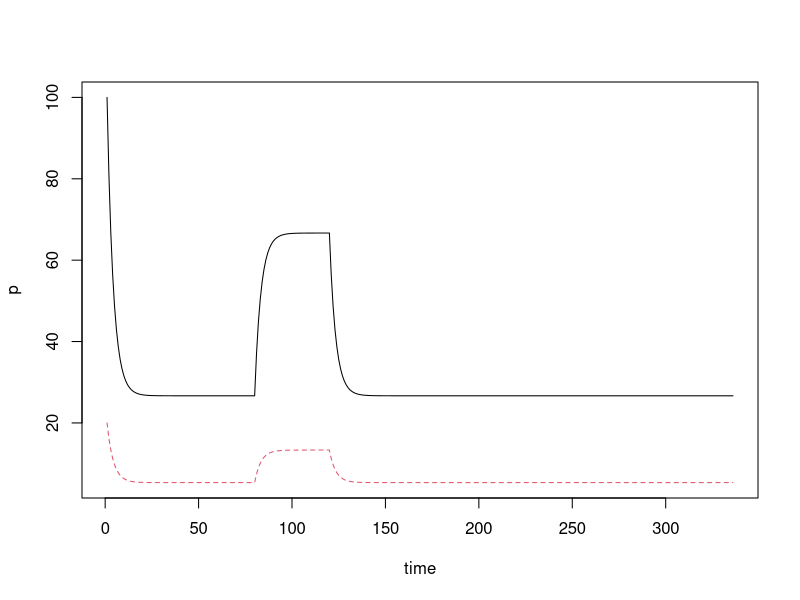

Source code (R):
library(deSolve)

DOCin = function(t) {
  if(t < 80 || t > 120){
    return(8)
  } else {
    return(20)
  }
}

pool =  function(t, y, params) {
  DOC = y[1]
  DOCoutflow = y[2]
  with(as.list(params), {
    dDOC = DOCin(t) - ( k * DOC ) - ( DOCoutflow ) 
    dDOCoutflow = Dout * dDOC
    list(c(dDOC, dDOCoutflow))
  })
}

#
# DOCin - flow of DOC into the system, kg
# Dout - percentage flow out of the system, i.e. water flow/residence time

params = c(k=.1, DOCin = 8, Dout = .2)
Initial.DOC = 100 # units ?
Initial.DOCoutflow = Initial.DOC * params['Dout']
one.week = 24*7
two.weeks = 24*14
t = 1:two.weeks

state = c(Initial.DOC, Initial.DOCoutflow)
out = ode(y = state, times = t, func = pool, parms = params)

matplot(t, out[,2:3], type = "l", ylab = "p", xlab = "time")
